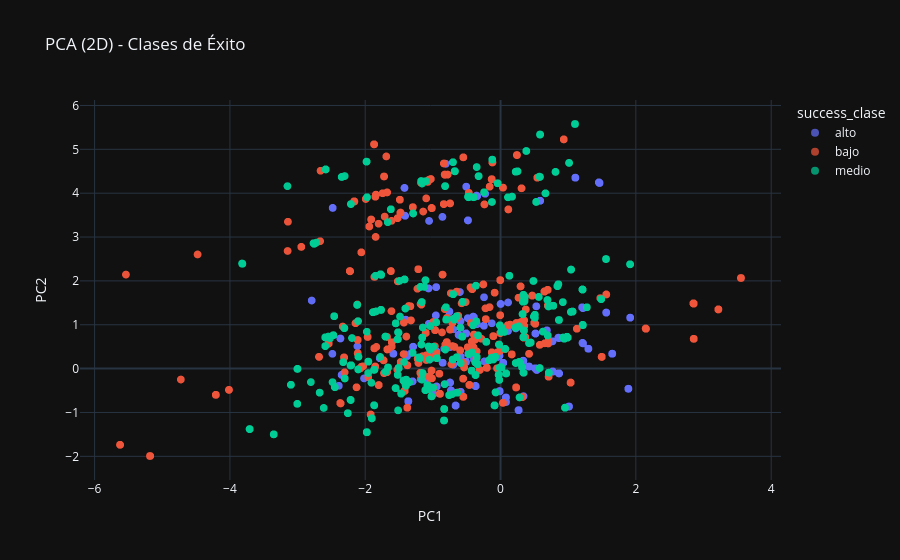

This figure's notebook cell:
### Markdown cell above
Ahora, aplicamos las funcion que nos permitira ver las nuevas componentes principales 2D, pero agrendo también la variable objetivo, para ver como estos puntos en el plano se distribuyen según la variable objetivo.

### Code cell
aplicar_pca_visualizacion_plotly(df_reducido)

### Figure 1 — Plotly figure (JSON) as saved in the notebook; plotly's stock layout.template omitted (floating-point values rounded to 4 significant figures; data arrays with more than 128 entries replaced by an {"elided": "..."} marker saying what was removed)
{"data": [{"hovertemplate": "success_clase=alto<br>PC1=%{x}<br>PC2=%{y}<extra></extra>", "legendgroup": "alto", "marker": {"color": "#636EFA", "opacity": 0.7, "size": 8, "symbol": "circle"}, "mode": "markers", "name": "alto", "showlegend": true, "type": "scattergl", "x": {"elided": "9015 float values"}, "xaxis": "x", "y": {"elided": "9015 float values"}, "yaxis": "y"}, {"hovertemplate": "success_clase=bajo<br>PC1=%{x}<br>PC2=%{y}<extra></extra>", "legendgroup": "bajo", "marker": {"color": "#EF553B", "opacity": 0.7, "size": 8, "symbol": "circle"}, "mode": "markers", "name": "bajo", "showlegend": true, "type": "scattergl", "x": {"elided": "9378 float values"}, "xaxis": "x", "y": {"elided": "9378 float values"}, "yaxis": "y"}, {"hovertemplate": "success_clase=medio<br>PC1=%{x}<br>PC2=%{y}<extra></extra>", "legendgroup": "medio", "marker": {"color": "#00CC96", "opacity": 0.7, "size": 8, "symbol": "circle"}, "mode": "markers", "name": "medio", "showlegend": true, "type": "scattergl", "x": {"elided": "8883 float values"}, "xaxis": "x", "y": {"elided": "8883 float values"}, "yaxis": "y"}], "layout": {"legend": {"title": {"text": "success_clase"}, "tracegroupgap": 0}, "title": {"text": "PCA (2D) - Clases de Éxito"}, "xaxis": {"anchor": "y", "domain": [0, 1], "title": {"text": "PC1"}}, "yaxis": {"anchor": "x", "domain": [0, 1], "title": {"text": "PC2"}}}}
